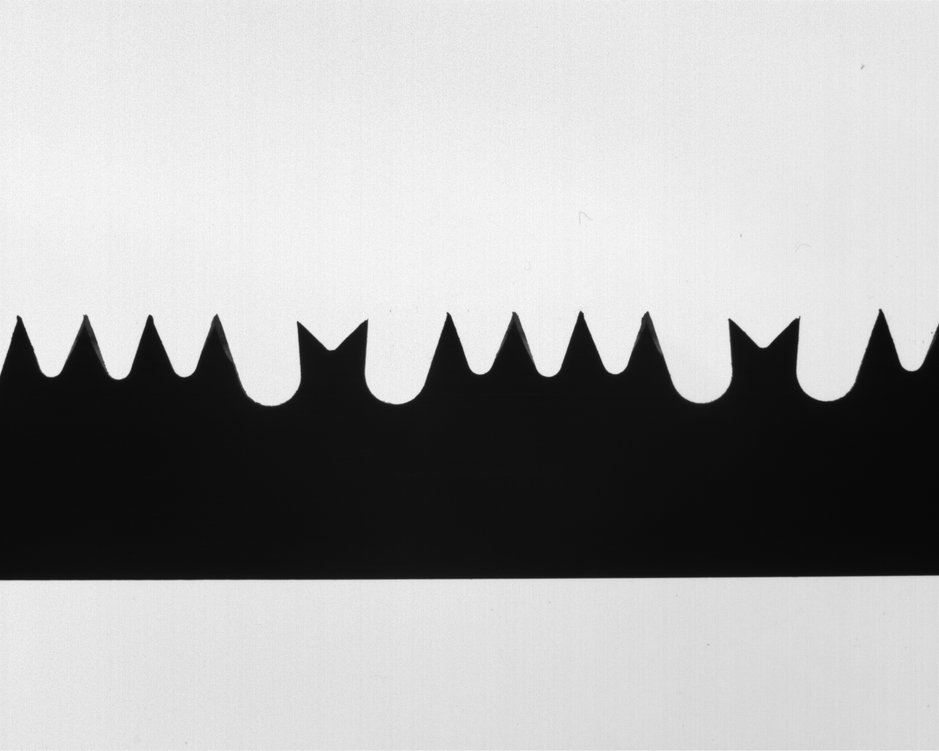
#> input picture img/saw_pictures/saw_01.png, 939 x 751 px, shrunk from 1280 x 1024 before the run; its folder holds only this picture in this run
$ jupyter execute --allow-errors Analyze_all.ipynb   (shell and % lines are left out)   (older library calls are emulated)
#> lines starting #> are read from the running program, lines starting #| are printed output that depends on the picture; after the words box and inside, x2 and y2 are one past the last pixel; in counts of white or black regions, pixels touching at a corner belong together
#> further down, img is the input picture: shape (751, 939); min 7, max 250, mean 168.4
#> `treshVal, img_bin = cv2.threshold(img_filtered, 0, 255, cv2.THRESH_OTSU)`:
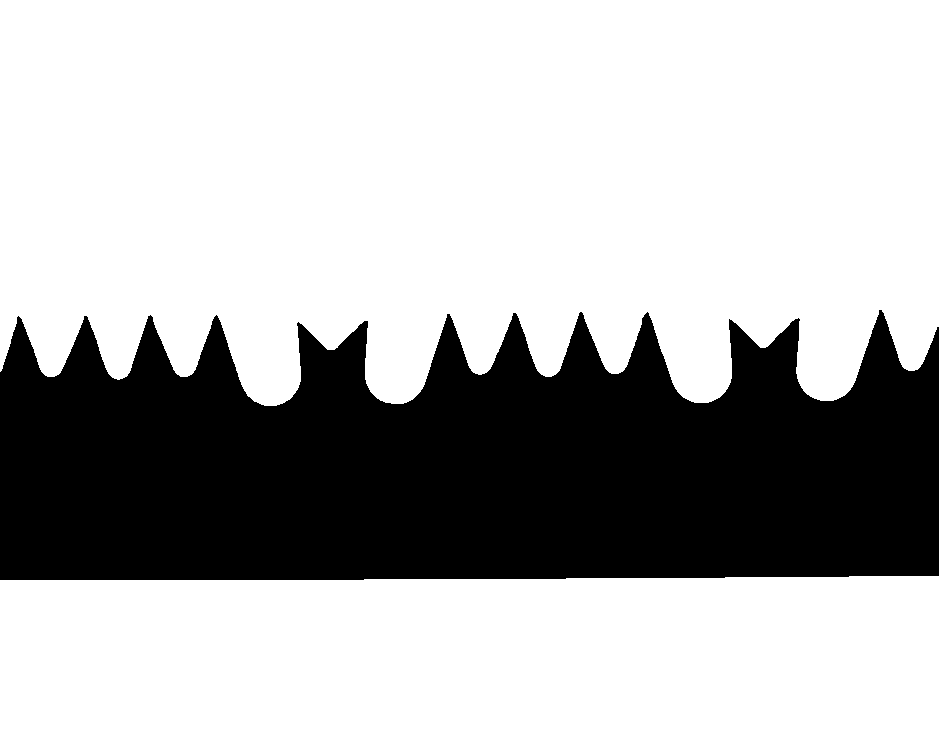
#> img_bin: shape (751, 939); 70.9% white; 1 black region, box (x1, y1, x2, y2) and area: (0, 310, 939, 580) 205129
#> `treshVal, img_bin = cv2.threshold(img_filtered, 0, 255, cv2.THRESH_OTSU)`: treshVal = 123
#| Chosen treshold value:  123.0
#> `inverted_img_bin=cv2.bitwise_not(img_bin)`: inverted_img_bin: shape (751, 939); 29.1% white; 1 white region
#> `_img, contours, _hierarchy = cv2.findContours(image=inverted_img_bin, ..`: contours = 1 contour; box (x1, y1, x2, y2) and area: (0, 310, 939, 580) 203464
#> `contour=contours[0]`: contour = contour of 3327 points, box (x1, y1, x2, y2) (0, 310, 939, 580), area 203464
[cell 1]
import cv2
import numpy as np
import math
#from matplotlib import pyplot as plt
# Only for jupyter notebook visualization

lengths=[]

#> (the rest of this cell did not finish here and is left out)
